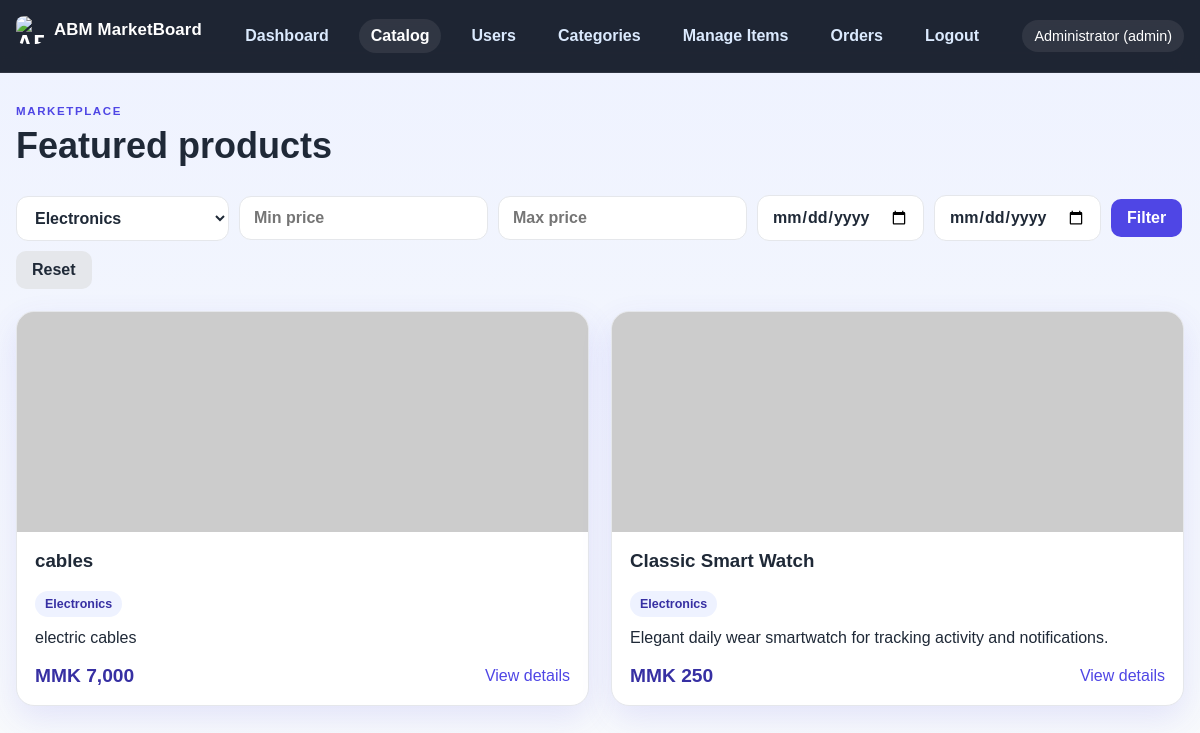
Screenshot of /items.php?category=Electronics (signed in) with the database file from the repository.
### tables this page shows
CREATE TABLE items (
            id INTEGER PRIMARY KEY AUTOINCREMENT,
            name TEXT NOT NULL,
            description TEXT NOT NULL,
            details TEXT NOT NULL,
            price REAL NOT NULL DEFAULT 0,
            image TEXT,
            created_at DATETIME DEFAULT CURRENT_TIMESTAMP
        , category TEXT NOT NULL DEFAULT "General", barcode TEXT);

### app/db.php (called while the page is built, shortened)
<?php
function getDb(): PDO
{
    static $pdo = null;
    if ($pdo === null) {
        $pdo = new PDO('sqlite:' . DB_PATH);
        $pdo->setAttribute(PDO::ATTR_ERRMODE, PDO::ERRMODE_EXCEPTION);
        $pdo->setAttribute(PDO::ATTR_DEFAULT_FETCH_MODE, PDO::FETCH_ASSOC);
        $pdo->exec('PRAGMA foreign_keys = ON;');
        initializeDatabase($pdo);
    }
    return $pdo;
}
function initializeDatabase(PDO $pdo): void
{
    $pdo->exec('CREATE TABLE IF NOT EXISTS users (
        id INTEGER PRIMARY KEY AUTOINCREMENT,
        name TEXT NOT NULL,
        email TEXT NOT NULL UNIQUE,
        password TEXT NOT NULL,
        role TEXT NOT NULL DEFAULT "user",
        approved INTEGER NOT NULL DEFAULT 0,
        created_at DATETIME DEFAULT CURRENT_TIMESTAMP
    )');
    $pdo->exec('CREATE TABLE IF NOT EXISTS items (
        id INTEGER PRIMARY KEY AUTOINCREMENT,
        name TEXT NOT NULL,
        description TEXT NOT NULL,
        details TEXT NOT NULL,
        price REAL NOT NULL DEFAULT 0,
        image TEXT,
        category TEXT NOT NULL DEFAULT "General",
        barcode TEXT,
        created_at DATETIME DEFAULT CURRENT_TIMESTAMP
    )');
    $pdo->exec('CREATE TABLE IF NOT EXISTS categories (
        id INTEGER PRIMARY KEY AUTOINCREMENT,
        name TEXT NOT NULL UNIQUE,
        created_at DATETIME DEFAULT CURRENT_TIMESTAMP
    )');
    $pdo->exec('CREATE TABLE IF NOT EXISTS messages (
        id INTEGER PRIMARY KEY AUTOINCREMENT,
        sender_id INTEGER,
        sender_name TEXT NOT NULL,
        message TEXT NOT NULL,
        is_announcement INTEGER NOT NULL DEFAULT 0,
        created_at DATETIME DEFAULT CURRENT_TIMESTAMP,
        FOREIGN KEY (sender_id) REFERENCES users(id) ON DELETE SET NULL
    )');
    $pdo->exec('CREATE TABLE IF NOT EXISTS orders (
        id INTEGER PRIMARY KEY AUTOINCREMENT,
        user_id INTEGER NOT NULL,
        total INTEGER NOT NULL DEFAULT 0,
        status TEXT NOT NULL DEFAULT "pending",
        created_at DATETIME DEFAULT CURRENT_TIMESTAMP,
        FOREIGN KEY (user_id) REFERENCES users(id) ON DELETE CASCADE
    )');
    $pdo->exec('CREATE TABLE IF NOT EXISTS order_items (
        id INTEGER PRIMARY KEY AUTOINCREMENT,
        order_id INTEGER NOT NULL,
        item_id INTEGER NOT NULL,
        price INTEGER NOT NULL,
        quantity INTEGER NOT NULL DEFAULT 1,
        FOREIGN KEY (order_id) REFERENCES orders(id) ON DELETE CASCADE,
        FOREIGN KEY (item_id) REFERENCES items(id) ON DELETE CASCADE
    )');
    try {
        $pdo->query('SELECT is_announcement FROM messages LIMIT 1');
    } catch (Exception $e) {
        try {
            $pdo->exec('ALTER TABLE messages ADD COLUMN is_announcement INTEGER NOT NULL DEFAULT 0');
        } catch (Exception $ignored) {
        }
    }
    try {
        $pdo->query('SELECT approved FROM users LIMIT 1');
    } catch (Exception $e) {
        try {
            $pdo->exec('ALTER TABLE users ADD COLUMN approved INTEGER NOT NULL DEFAULT 0');
        } catch (Exception $ignored) {
        }
    }
    try {
        $pdo->query('SELECT barcode FROM items LIMIT 1');
    } catch (Exception $e) {
        try {
            $pdo->exec('ALTER TABLE items ADD COLUMN barcode TEXT');
        } catch (Exception $ignored) {
        }
    }
    $count = (int) $pdo->query('SELECT COUNT(*) FROM users WHERE email = "admin@demo.com"')->fetchColumn();
}
function searchItems(array $filters = []): array
{
    $sql = 'SELECT * FROM items';
    $where = [];
    $params = [];
    if (!empty($filters['category']) && $filters['category'] !== 'All') {
        $where[] = 'category = ?';
        $params[] = $filters['category'];
    }
    if (count($where) > 0) {
        $sql .= ' WHERE ' . implode(' AND ', $where);
    }
    $sql .= ' ORDER BY created_at DESC';
    $stmt = getDb()->prepare($sql);
    $stmt->execute($params);
    return $stmt->fetchAll();
}
function getItemCategories(): array
{
    $stmt = getDb()->query('SELECT name FROM categories ORDER BY name ASC');
    $rows = $stmt->fetchAll(PDO::FETCH_COLUMN);
    return $rows;
}

### app/helpers.php (called while the page is built, shortened)
<?php
require_once __DIR__ . '/db.php';
function e(string $value): string
{
    return htmlspecialchars($value, ENT_QUOTES, 'UTF-8');
}
function formatPrice(float $amount): string
{
    return 'MMK ' . number_format((int) round($amount), 0, '.', ',');
}
function itemImageUrl(?string $imageName): string
{
    $imageName = ltrim($imageName, '/');
    $imageName = preg_replace('#^uploads/items/#', '', $imageName) ?? $imageName;
    $publicPath = APP_ROOT . '/public/uploads/items/' . $imageName;
    $legacyPath = APP_ROOT . '/uploads/items/' . $imageName;
    return 'https://placehold.co/600x400/1f2937/ffffff?text=Product';
}

### public/items.php (the view, shortened to what this page needs)
<?php
require_once __DIR__ . '/../app/helpers.php';
$categories = getItemCategories();
$filters = [
    'category' => $_GET['category'] ?? 'All',
    'price_min' => $_GET['price_min'] ?? '',
    'price_max' => $_GET['price_max'] ?? '',
    'date_from' => $_GET['date_from'] ?? '',
    'date_to' => $_GET['date_to'] ?? '',
];
$items = searchItems($filters);
include __DIR__ . '/../app/partials/header.php';
?>
<section class="page-header">
    <div>
        <p class="eyebrow">Marketplace</p>
        <h1>Featured products</h1>
    </div>
</section>
<section class="filter-bar">
    <form method="get" class="form-grid" style="display:flex;gap:10px;flex-wrap:wrap;align-items:center;">
        <label>
            <select name="category">
                <?php foreach ($categories as $cat): ?>
                    <option value="<?= e($cat) ?>" <?= ($filters['category'] === $cat) ? 'selected' : '' ?>><?= e($cat) ?></option>
                <?php endforeach; ?>
            </select>
        </label>
        <label>
            <input type="number" name="price_min" step="1" placeholder="Min price" value="<?= $filters['price_min'] !== '' ? e((string) (int) $filters['price_min']) : '' ?>">
        </label>
        <label>
            <input type="number" name="price_max" step="1" placeholder="Max price" value="<?= $filters['price_max'] !== '' ? e((string) (int) $filters['price_max']) : '' ?>">
        </label>
        <label>
            <input type="date" name="date_from" value="<?= e($filters['date_from']) ?>">
        </label>
        <label>
            <input type="date" name="date_to" value="<?= e($filters['date_to']) ?>">
        </label>
        <button type="submit" class="primary-btn">Filter</button>
        <a class="primary-btn" href="/items.php" style="background:#e5e7eb;color:var(--text);">Reset</a>
    </form>
</section>
<div class="product-grid">
    <?php foreach ($items as $item): ?>
        <article class="product-card">
            <img src="<?= e(itemImageUrl($item['image'])) ?>" alt="<?= e($item['name']) ?>">
            <div class="product-body">
                <h3><?= e($item['name']) ?></h3>
                <p class="product-category"><?= e($item['category'] ?? 'General') ?></p>
                <p><?= e($item['description']) ?></p>
                <div class="product-meta">
                    <span class="price"><?= formatPrice((float) $item['price']) ?></span>
                    <a href="/item.php?id=<?= (int) $item['id'] ?>">View details</a>
                </div>
            </div>
        </article>
    <?php endforeach; ?>
</div>
<?php include __DIR__ . '/../app/partials/footer.php'; ?>

### public/assets/style.css (style rules this page uses)
:root { --bg: #f5f7ff; --panel: #ffffff; --panel-alt: #eef3ff; --primary: #4f46e5; --primary-dark: #3730a3; --accent: #f59e0b; --text: #1f2937; --muted: #6b7280; --border: #e5e7eb; --success: #10b981; --error: #ef4444; --shadow: 0 12px 32px rgba(79, 70, 229, 0.12); }
* { box-sizing: border-box; }
body { margin: 0; font-family: Arial, Helvetica, sans-serif; background: linear-gradient(180deg, #eef2ff 0%, #f8fafc 100%); color: var(--text); }
a { color: var(--primary); text-decoration: none; }
img { max-width: 100%; display: block; }
button, input, textarea, select { font: inherit; }
.page-header { display: flex; justify-content: space-between; align-items: center; gap: 18px; margin-bottom: 28px; }
.eyebrow { text-transform: uppercase; letter-spacing: 0.14em; color: var(--primary); font-weight: 700; font-size: 0.72rem; margin: 0 0 8px; }
h1, h2, h3, p { margin-top: 0; }
h1 { font-size: clamp(2rem, 3vw, 2.8rem); margin-bottom: 0; }
.stat-card, .welcome-panel, .section-block, .admin-form-card, .admin-table-card, .auth-card, .product-card, .item-detail, .detail-box { background: var(--panel); border: 1px solid var(--border); border-radius: 18px; box-shadow: var(--shadow); }
.primary-btn, button[type="submit"], .action-buttons a, .action-buttons button { border: none; border-radius: 10px; padding: 10px 16px; font-weight: 700; cursor: pointer; transition: 0.2s ease; }
.primary-btn, button[type="submit"] { background: var(--primary); color: white; }
.product-grid { display: grid; grid-template-columns: repeat(auto-fit, minmax(260px, 1fr)); gap: 22px; }
.product-card { overflow: hidden; }
.product-card img { height: 220px; width: 100%; object-fit: cover; background: #e5e7eb; }
.product-body { padding: 18px; }
.product-meta { display: flex; align-items: center; justify-content: space-between; gap: 10px; margin-top: 18px; }
.price { font-size: 1.2rem; font-weight: 800; color: var(--primary-dark); }
.auth-form, .form-grid { display: grid; gap: 18px; }
label { display: grid; gap: 8px; color: var(--text); font-weight: 600; }
input, textarea, select { width: 100%; padding: 12px 14px; border-radius: 12px; border: 1px solid var(--border); background: #fff; color: var(--text); }
.product-category { display: inline-block; margin: 0 0 12px; padding: 6px 10px; background: #eef2ff; color: var(--primary-dark); font-size: 0.78rem; font-weight: 700; border-radius: 999px; }
.filter-bar { margin-bottom: 22px; }

### rows the page displays
items: name "cables", category "Electronics", description "electric cables", price "MMK 7,000"
items: name "Classic Smart Watch", category "Electronics", description "Elegant daily wear smartwatch for tracking activity and notifications.", price "MMK 250"

### other values shown
$loggedUser['name'] "Administrator"
$loggedUser['role'] "admin"
form field category "Electronics"
